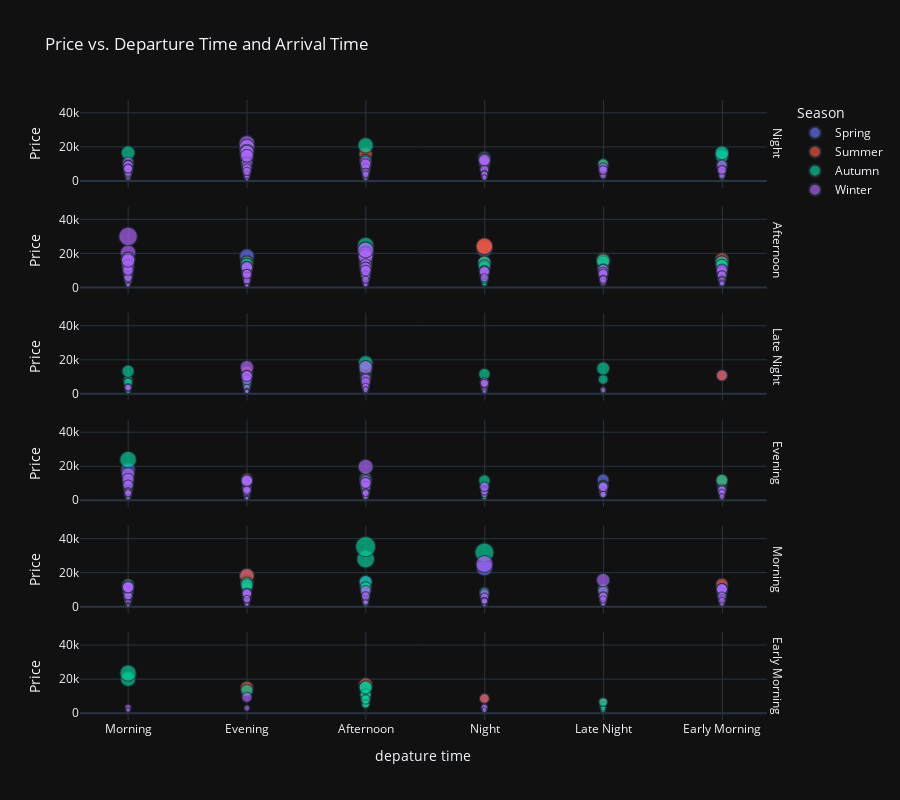

The notebook cell saved with this chart:
### Code cell
fig = px.scatter(data, 
                 x='depature time',  # Assuming there is a typo in your column name 'depature time'
                 y='Price', 
                 color='Season',
                 size='Price',
                 facet_row='arrival time',
                 title='Price vs. Departure Time and Arrival Time',
                 template='plotly_dark',
                 height=800)  # Increase the height of the plot

# Modify the facet row titles
for annotation in fig.layout.annotations:
    annotation.text = annotation.text.split('=')[-1].strip()

fig.show()

### Figure 1 — Plotly figure (JSON) as saved in the notebook; plotly's stock layout.template omitted (floating-point values rounded to 4 significant figures; data arrays with more than 128 entries replaced by an {"elided": "..."} marker saying what was removed)
{"data": [{"hovertemplate": "Season=Spring<br>arrival time=Night<br>depature time=%{x}<br>Price=%{marker.size}<extra></extra>", "legendgroup": "Spring", "marker": {"color": "#636efa", "size": {"elided": "268 float values"}, "sizemode": "area", "sizeref": 89.27, "symbol": "circle"}, "mode": "markers", "name": "Spring", "showlegend": true, "type": "scattergl", "x": {"elided": "268 str values"}, "xaxis": "x6", "y": {"elided": "268 float values"}, "yaxis": "y6"}, {"hovertemplate": "Season=Spring<br>arrival time=Afternoon<br>depature time=%{x}<br>Price=%{marker.size}<extra></extra>", "legendgroup": "Spring", "marker": {"color": "#636efa", "size": {"elided": "336 float values"}, "sizemode": "area", "sizeref": 89.27, "symbol": "circle"}, "mode": "markers", "name": "Spring", "showlegend": false, "type": "scattergl", "x": {"elided": "336 str values"}, "xaxis": "x5", "y": {"elided": "336 float values"}, "yaxis": "y5"}, {"hovertemplate": "Season=Spring<br>arrival time=Late Night<br>depature time=%{x}<br>Price=%{marker.size}<extra></extra>", "legendgroup": "Spring", "marker": {"color": "#636efa", "size": [2727.0, 8291.0, 1267.0, 8507.0, 6770.0, 1431.0, 2028.0, 6134.0, 5269.0, 2353.0, 3658.0, 6770.0, 2752.0, 1562.0, 6385.0, 6115.0, 5624.0, 1581.0, 6115.0, 1878.0, 2725.0, 5624.0, 8288.0, 1698.0, 1572.0, 3066.0, 3877.0, 2866.0, 4778.0, 1005.0, 2157.0, 3494.0, 2364.0, 4570.0, 7125.0, 8507.0, 6880.0, 1829.0, 4152.0, 2695.0, 2730, 4060.0, 10670.0, 6115.0, 5722.0, 6424.0, 6115.0, 5722.0, 5187, 2812.0, 1504.0, 11050.0, 1777.0, 1013.0, 6279, 3511.0, 2520.0, 5460, 6880.0, 6391.0, 3522.0, 3331.0, 8616.0, 6115.0, 5050.0, 4180.0, 4696.0, 4169.0, 3388.0, 6224.0, 4177.0, 2110.0, 7305.0, 3781.0, 3200.0, 1267.0, 1562.0, 8264.0, 2359.0, 9995.0, 5212.0, 3404.0, 5736.0, 6486.0, 2946.0, 4311.0, 1133.0, 3781.0, 5212.0], "sizemode": "area", "sizeref": 89.27, "symbol": "circle"}, "mode": "markers", "name": "Spring", "showlegend": false, "type": "scattergl", "x": ["Afternoon", "Afternoon", "Night", "Evening", "Afternoon", "Evening", "Evening", "Afternoon", "Afternoon", "Evening", "Afternoon", "Morning", "Afternoon", "Evening", "Afternoon", "Evening", "Afternoon", "Evening", "Evening", "Late Night", "Late Night", "Afternoon", "Afternoon", "Evening", "Evening", "Evening", "Night", "Evening", "Evening", "Evening", "Afternoon", "Evening", "Afternoon", "Evening", "Afternoon", "Evening", "Afternoon", "Afternoon", "Evening", "Evening", "Morning", "Afternoon", "Evening", "Afternoon", "Afternoon", "Evening", "Evening", "Evening", "Afternoon", "Evening", "Late Night", "Early Morning", "Evening", "Night", "Afternoon", "Evening", "Night", "Afternoon", "Afternoon", "Evening", "Night", "Evening", "Evening", "Afternoon", "Afternoon", "Afternoon", "Afternoon", "Afternoon", "Night", "Evening", "Afternoon", "Afternoon", "Afternoon", "Afternoon", "Afternoon", "Night", "Morning", "Afternoon", "Evening", "Afternoon", "Afternoon", "Afternoon", "Afternoon", "Afternoon", "Afternoon", "Afternoon", "Evening", "Afternoon", "Afternoon"], "xaxis": "x4", "y": [2727.0, 8291.0, 1267.0, 8507.0, 6770.0, 1431.0, 2028.0, 6134.0, 5269.0, 2353.0, 3658.0, 6770.0, 2752.0, 1562.0, 6385.0, 6115.0, 5624.0, 1581.0, 6115.0, 1878.0, 2725.0, 5624.0, 8288.0, 1698.0, 1572.0, 3066.0, 3877.0, 2866.0, 4778.0, 1005.0, 2157.0, 3494.0, 2364.0, 4570.0, 7125.0, 8507.0, 6880.0, 1829.0, 4152.0, 2695.0, 2730, 4060.0, 10670.0, 6115.0, 5722.0, 6424.0, 6115.0, 5722.0, 5187, 2812.0, 1504.0, 11050.0, 1777.0, 1013.0, 6279, 3511.0, 2520.0, 5460, 6880.0, 6391.0, 3522.0, 3331.0, 8616.0, 6115.0, 5050.0, 4180.0, 4696.0, 4169.0, 3388.0, 6224.0, 4177.0, 2110.0, 7305.0, 3781.0, 3200.0, 1267.0, 1562.0, 8264.0, 2359.0, 9995.0, 5212.0, 3404.0, 5736.0, 6486.0, 2946.0, 4311.0, 1133.0, 3781.0, 5212.0], "yaxis": "y4"}, {"hovertemplate": "Season=Spring<br>arrival time=Evening<br>depature time=%{x}<br>Price=%{marker.size}<extra></extra>", "legendgroup": "Spring", "marker": {"color": "#636efa", "size": {"elided": "235 float values"}, "sizemode": "area", "sizeref": 89.27, "symbol": "circle"}, "mode": "markers", "name": "Spring", "showlegend": false, "type": "scattergl", "x": {"elided": "235 str values"}, "xaxis": "x3", "y": {"elided": "235 float values"}, "yaxis": "y3"}, {"hovertemplate": "Season=Spring<br>arrival time=Morning<br>depature time=%{x}<br>Price=%{marker.size}<extra></extra>", "legendgroup": "Spring", "marker": {"color": "#636efa", "size": {"elided": "160 float values"}, "sizemode": "area", "sizeref": 89.27, "symbol": "circle"}, "mode": "markers", "name": "Spring", "showlegend": false, "type": "scattergl", "x": {"elided": "160 str values"}, "xaxis": "x2", "y": {"elided": "160 float values"}, "yaxis": "y2"}, {"hovertemplate": "Season=Spring<br>arrival time=Early Morning<br>depature time=%{x}<br>Price=%{marker.size}<extra></extra>", "legendgroup": "Spring", "marker": {"color": "#636efa", "size": [8520.0, 9700.0, 3396.0, 3524.0, 1660.0, 1269.0, 1622.0, 9675.0], "sizemode": "area", "sizeref": 89.27, "symbol": "circle"}, "mode": "markers", "name": "Spring", "showlegend": false, "type": "scattergl", "x": ["Night", "Afternoon", "Night", "Night", "Night", "Night", "Late Night", "Afternoon"], "xaxis": "x", "y": [8520.0, 9700.0, 3396.0, 3524.0, 1660.0, 1269.0, 1622.0, 9675.0], "yaxis": "y"}, {"hovertemplate": "Season=Summer<br>arrival time=Night<br>depature time=%{x}<br>Price=%{marker.size}<extra></extra>", "legendgroup": "Summer", "marker": {"color": "#EF553B", "size": {"elided": "252 float values"}, "sizemode": "area", "sizeref": 89.27, "symbol": "circle"}, "mode": "markers", "name": "Summer", "showlegend": true, "type": "scattergl", "x": {"elided": "252 str values"}, "xaxis": "x6", "y": {"elided": "252 float values"}, "yaxis": "y6"}, {"hovertemplate": "Season=Summer<br>arrival time=Afternoon<br>depature time=%{x}<br>Price=%{marker.size}<extra></extra>", "legendgroup": "Summer", "marker": {"color": "#EF553B", "size": {"elided": "341 float values"}, "sizemode": "area", "sizeref": 89.27, "symbol": "circle"}, "mode": "markers", "name": "Summer", "showlegend": false, "type": "scattergl", "x": {"elided": "341 str values"}, "xaxis": "x5", "y": {"elided": "341 float values"}, "yaxis": "y5"}, {"hovertemplate": "Season=Summer<br>arrival time=Late Night<br>depature time=%{x}<br>Price=%{marker.size}<extra></extra>", "legendgroup": "Summer", "marker": {"color": "#EF553B", "size": [3194.0, 5733, 7862.0, 1774.0, 2594.0, 3658.0, 3658.0, 8294.0, 999.2, 2129.0, 10020.0, 6779.0, 4685.0, 8507.0, 2569.0, 4641, 4728.0, 10570.0, 6170.0, 6170.0, 3085.0, 2866.0, 6497.0, 7316.0, 7780.0, 3620.0, 1283.0, 3931.0, 7054.0, 10570.0, 3265.0, 7423.0, 7759.0, 3658.0, 6907.0, 5378.0, 3194.0, 8695.0, 2785.0, 7082.0, 7082.0, 7780.0, 4313.0, 2157.0, 7472.0, 10020.0, 7082.0, 11050.0, 2708.0, 2512.0, 1870.0, 9664.0, 3781.0, 7082.0, 2457, 3265.0, 7412.0, 3527.0, 7456.0, 4286.0, 3385.0, 3612.0, 15040.0, 1870.0, 4040.0, 6279, 5487.0, 7054.0, 5214.0, 4641, 1332.0, 4313.0, 2129.0, 4079.0, 3112.0, 7456.0, 6162.0, 2735.0, 3931.0, 2075.0, 1906.0, 3415.0, 6962.0, 8695.0, 4182.0, 6115.0, 7469.0, 7082.0, 4147.0, 6907.0, 5733, 2695.0, 7780.0, 10510.0, 4641, 2048.0, 6279, 4384.0, 6137.0, 2866.0, 12950.0, 1228.0, 3265.0, 3246.0, 4586.0, 3931.0, 6140.0, 7054.0, 7295.0, 2787.0, 11050.0], "sizemode": "area", "sizeref": 89.27, "symbol": "circle"}, "mode": "markers", "name": "Summer", "showlegend": false, "type": "scattergl", "x": ["Evening", "Evening", "Afternoon", "Evening", "Afternoon", "Night", "Night", "Afternoon", "Evening", "Afternoon", "Evening", "Afternoon", "Afternoon", "Evening", "Afternoon", "Evening", "Evening", "Afternoon", "Evening", "Evening", "Evening", "Evening", "Afternoon", "Afternoon", "Afternoon", "Evening", "Evening", "Evening", "Afternoon", "Evening", "Afternoon", "Afternoon", "Afternoon", "Afternoon", "Afternoon", "Afternoon", "Afternoon", "Afternoon", "Morning", "Afternoon", "Evening", "Afternoon", "Afternoon", "Afternoon", "Afternoon", "Afternoon", "Afternoon", "Early Morning", "Evening", "Afternoon", "Night", "Evening", "Afternoon", "Afternoon", "Evening", "Afternoon", "Afternoon", "Night", "Evening", "Afternoon", "Afternoon", "Evening", "Afternoon", "Night", "Evening", "Afternoon", "Afternoon", "Afternoon", "Evening", "Evening", "Morning", "Evening", "Evening", "Afternoon", "Afternoon", "Afternoon", "Afternoon", "Morning", "Evening", "Evening", "Evening", "Morning", "Afternoon", "Afternoon", "Afternoon", "Evening", "Afternoon", "Afternoon", "Afternoon", "Afternoon", "Afternoon", "Late Night", "Afternoon", "Evening", "Afternoon", "Evening", "Night", "Afternoon", "Afternoon", "Afternoon", "Evening", "Night", "Afternoon", "Evening", "Evening", "Morning", "Afternoon", "Afternoon", "Evening", "Evening", "Evening"], "xaxis": "x4", "y": [3194.0, 5733, 7862.0, 1774.0, 2594.0, 3658.0, 3658.0, 8294.0, 999.2, 2129.0, 10020.0, 6779.0, 4685.0, 8507.0, 2569.0, 4641, 4728.0, 10570.0, 6170.0, 6170.0, 3085.0, 2866.0, 6497.0, 7316.0, 7780.0, 3620.0, 1283.0, 3931.0, 7054.0, 10570.0, 3265.0, 7423.0, 7759.0, 3658.0, 6907.0, 5378.0, 3194.0, 8695.0, 2785.0, 7082.0, 7082.0, 7780.0, 4313.0, 2157.0, 7472.0, 10020.0, 7082.0, 11050.0, 2708.0, 2512.0, 1870.0, 9664.0, 3781.0, 7082.0, 2457, 3265.0, 7412.0, 3527.0, 7456.0, 4286.0, 3385.0, 3612.0, 15040.0, 1870.0, 4040.0, 6279, 5487.0, 7054.0, 5214.0, 4641, 1332.0, 4313.0, 2129.0, 4079.0, 3112.0, 7456.0, 6162.0, 2735.0, 3931.0, 2075.0, 1906.0, 3415.0, 6962.0, 8695.0, 4182.0, 6115.0, 7469.0, 7082.0, 4147.0, 6907.0, 5733, 2695.0, 7780.0, 10510.0, 4641, 2048.0, 6279, 4384.0, 6137.0, 2866.0, 12950.0, 1228.0, 3265.0, 3246.0, 4586.0, 3931.0, 6140.0, 7054.0, 7295.0, 2787.0, 11050.0], "yaxis": "y4"}, {"hovertemplate": "Season=Summer<br>arrival time=Evening<br>depature time=%{x}<br>Price=%{marker.size}<extra></extra>", "legendgroup": "Summer", "marker": {"color": "#EF553B", "size": {"elided": "208 float values"}, "sizemode": "area", "sizeref": 89.27, "symbol": "circle"}, "mode": "markers", "name": "Summer", "showlegend": false, "type": "scattergl", "x": {"elided": "208 str values"}, "xaxis": "x3", "y": {"elided": "208 float values"}, "yaxis": "y3"}, {"hovertemplate": "Season=Summer<br>arrival time=Morning<br>depature time=%{x}<br>Price=%{marker.size}<extra></extra>", "legendgroup": "Summer", "marker": {"color": "#EF553B", "size": {"elided": "163 float values"}, "sizemode": "area", "sizeref": 89.27, "symbol": "circle"}, "mode": "markers", "name": "Summer", "showlegend": false, "type": "scattergl", "x": {"elided": "163 str values"}, "xaxis": "x2", "y": {"elided": "163 float values"}, "yaxis": "y2"}, {"hovertemplate": "Season=Summer<br>arrival time=Early Morning<br>depature time=%{x}<br>Price=%{marker.size}<extra></extra>", "legendgroup": "Summer", "marker": {"color": "#EF553B", "size": [6795.0, 6530.0, 8681.0, 2563.0, 16860.0, 9705.0, 15040.0, 2869.0, 3494.0, 8081.0, 4922.0, 1613.0, 6547.0, 3030.0, 1398.0, 1518.0], "sizemode": "area", "sizeref": 89.27, "symbol": "circle"}, "mode": "markers", "name": "Summer", "showlegend": false, "type": "scattergl", "x": ["Afternoon", "Late Night", "Night", "Late Night", "Afternoon", "Afternoon", "Evening", "Late Night", "Late Night", "Afternoon", "Afternoon", "Late Night", "Late Night", "Night", "Late Night", "Late Night"], "xaxis": "x", "y": [6795.0, 6530.0, 8681.0, 2563.0, 16860.0, 9705.0, 15040.0, 2869.0, 3494.0, 8081.0, 4922.0, 1613.0, 6547.0, 3030.0, 1398.0, 1518.0], "yaxis": "y"}, {"hovertemplate": "Season=Autumn<br>arrival time=Night<br>depature time=%{x}<br>Price=%{marker.size}<extra></extra>", "legendgroup": "Autumn", "marker": {"color": "#00cc96", "size": {"elided": "237 float values"}, "sizemode": "area", "sizeref": 89.27, "symbol": "circle"}, "mode": "markers", "name": "Autumn", "showlegend": true, "type": "scattergl", "x": {"elided": "237 str values"}, "xaxis": "x6", "y": {"elided": "237 float values"}, "yaxis": "y6"}, {"hovertemplate": "Season=Autumn<br>arrival time=Afternoon<br>depature time=%{x}<br>Price=%{marker.size}<extra></extra>", "legendgroup": "Autumn", "marker": {"color": "#00cc96", "size": {"elided": "339 float values"}, "sizemode": "area", "sizeref": 89.27, "symbol": "circle"}, "mode": "markers", "name": "Autumn", "showlegend": false, "type": "scattergl", "x": {"elided": "339 str values"}, "xaxis": "x5", "y": {"elided": "339 float values"}, "yaxis": "y5"}, {"hovertemplate": "Season=Autumn<br>arrival time=Late Night<br>depature time=%{x}<br>Price=%{marker.size}<extra></extra>", "legendgroup": "Autumn", "marker": {"color": "#00cc96", "size": [2157.0, 7054.0, 8681.0, 3156.0, 3931.0, 10140.0, 10020.0, 7780.0, 3844.0, 4313.0, 8026.0, 11150.0, 5460, 7262.0, 8709.0, 10140.0, 7082.0, 1447.0, 2211.0, 8081.0, 3912.0, 3557.0, 3817.0, 10730.0, 11850.0, 5378.0, 15200.0, 3522.0, 1515.0, 5187, 5378.0, 1635.0, 5878.0, 7054.0, 5460, 1611.0, 3879.0, 8081.0, 13850.0, 1753.0, 8081.0, 4559.0, 7780.0, 5460, 5460, 7082.0, 4559.0, 6314.0, 6907.0, 2875.0, 8081.0, 5495.0, 6061.0, 6314.0, 4341.0, 1884.0, 4723.0, 7082.0, 4641, 8709.0, 8681.0, 1829.0, 3827.0, 3658.0, 7054.0, 10220.0, 7780.0, 2277.0, 7780.0, 7262.0, 8569.0, 5214.0, 8081.0, 2157.0, 1622.0, 2239.0, 7054.0, 6314.0, 1802.0, 2866.0, 6907.0, 1209.0, 4586.0, 8559.0, 1829.0, 8119.0, 7054.0, 1611.0, 4191.0, 7082.0, 10020.0, 4395.0, 7180.0, 10460.0, 4586.0, 4079.0, 4723.0, 5460, 3522.0, 18420.0, 3931.0, 5460, 7082.0, 13570.0, 5269.0, 7082.0, 7082.0, 6907.0, 5378.0, 2009.0, 1938.0, 5242.0, 10870.0, 6907.0, 6061.0, 2274.0], "sizemode": "area", "sizeref": 89.27, "symbol": "circle"}, "mode": "markers", "name": "Autumn", "showlegend": false, "type": "scattergl", "x": ["Afternoon", "Afternoon", "Evening", "Morning", "Morning", "Afternoon", "Evening", "Afternoon", "Afternoon", "Afternoon", "Afternoon", "Evening", "Afternoon", "Evening", "Late Night", "Evening", "Afternoon", "Evening", "Afternoon", "Morning", "Afternoon", "Afternoon", "Afternoon", "Evening", "Night", "Afternoon", "Late Night", "Morning", "Evening", "Afternoon", "Afternoon", "Evening", "Evening", "Afternoon", "Morning", "Morning", "Afternoon", "Afternoon", "Afternoon", "Afternoon", "Morning", "Morning", "Afternoon", "Afternoon", "Afternoon", "Afternoon", "Morning", "Afternoon", "Morning", "Afternoon", "Afternoon", "Evening", "Evening", "Afternoon", "Afternoon", "Morning", "Evening", "Afternoon", "Afternoon", "Afternoon", "Evening", "Evening", "Afternoon", "Evening", "Afternoon", "Afternoon", "Afternoon", "Evening", "Afternoon", "Afternoon", "Afternoon", "Afternoon", "Afternoon", "Afternoon", "Evening", "Morning", "Afternoon", "Afternoon", "Evening", "Evening", "Morning", "Afternoon", "Afternoon", "Afternoon", "Afternoon", "Afternoon", "Afternoon", "Morning", "Afternoon", "Afternoon", "Afternoon", "Afternoon", "Afternoon", "Evening", "Morning", "Afternoon", "Evening", "Afternoon", "Morning", "Afternoon", "Evening", "Morning", "Afternoon", "Morning", "Afternoon", "Evening", "Evening", "Morning", "Morning", "Late Night", "Afternoon", "Morning", "Evening", "Morning", "Evening", "Afternoon"], "xaxis": "x4", "y": [2157.0, 7054.0, 8681.0, 3156.0, 3931.0, 10140.0, 10020.0, 7780.0, 3844.0, 4313.0, 8026.0, 11150.0, 5460, 7262.0, 8709.0, 10140.0, 7082.0, 1447.0, 2211.0, 8081.0, 3912.0, 3557.0, 3817.0, 10730.0, 11850.0, 5378.0, 15200.0, 3522.0, 1515.0, 5187, 5378.0, 1635.0, 5878.0, 7054.0, 5460, 1611.0, 3879.0, 8081.0, 13850.0, 1753.0, 8081.0, 4559.0, 7780.0, 5460, 5460, 7082.0, 4559.0, 6314.0, 6907.0, 2875.0, 8081.0, 5495.0, 6061.0, 6314.0, 4341.0, 1884.0, 4723.0, 7082.0, 4641, 8709.0, 8681.0, 1829.0, 3827.0, 3658.0, 7054.0, 10220.0, 7780.0, 2277.0, 7780.0, 7262.0, 8569.0, 5214.0, 8081.0, 2157.0, 1622.0, 2239.0, 7054.0, 6314.0, 1802.0, 2866.0, 6907.0, 1209.0, 4586.0, 8559.0, 1829.0, 8119.0, 7054.0, 1611.0, 4191.0, 7082.0, 10020.0, 4395.0, 7180.0, 10460.0, 4586.0, 4079.0, 4723.0, 5460, 3522.0, 18420.0, 3931.0, 5460, 7082.0, 13570.0, 5269.0, 7082.0, 7082.0, 6907.0, 5378.0, 2009.0, 1938.0, 5242.0, 10870.0, 6907.0, 6061.0, 2274.0], "yaxis": "y4"}, {"hovertemplate": "Season=Autumn<br>arrival time=Evening<br>depature time=%{x}<br>Price=%{marker.size}<extra></extra>", "legendgroup": "Autumn", "marker": {"color": "#00cc96", "size": {"elided": "222 float values"}, "sizemode": "area", "sizeref": 89.27, "symbol": "circle"}, "mode": "markers", "name": "Autumn", "showlegend": false, "type": "scattergl", "x": {"elided": "222 str values"}, "xaxis": "x3", "y": {"elided": "222 float values"}, "yaxis": "y3"}, {"hovertemplate": "Season=Autumn<br>arrival time=Morning<br>depature time=%{x}<br>Price=%{marker.size}<extra></extra>", "legendgroup": "Autumn", "marker": {"color": "#00cc96", "size": {"elided": "157 float values"}, "sizemode": "area", "sizeref": 89.27, "symbol": "circle"}, "mode": "markers", "name": "Autumn", "showlegend": false, "type": "scattergl", "x": {"elided": "157 str values"}, "xaxis": "x2", "y": {"elided": "157 float values"}, "yaxis": "y2"}, {"hovertemplate": "Season=Autumn<br>arrival time=Early Morning<br>depature time=%{x}<br>Price=%{marker.size}<extra></extra>", "legendgroup": "Autumn", "marker": {"color": "#00cc96", "size": [5378.0, 20190.0, 15200.0, 11080.0, 4652.0, 5542.0, 3030.0, 1521.0, 5362.0, 11030.0, 23640.0, 2869.0, 8081.0, 6541.0, 13310.0, 15200.0], "sizemode": "area", "sizeref": 89.27, "symbol": "circle"}, "mode": "markers", "name": "Autumn", "showlegend": false, "type": "scattergl", "x": ["Afternoon", "Morning", "Afternoon", "Afternoon", "Late Night", "Afternoon", "Night", "Late Night", "Afternoon", "Afternoon", "Morning", "Late Night", "Afternoon", "Late Night", "Evening", "Afternoon"], "xaxis": "x", "y": [5378.0, 20190.0, 15200.0, 11080.0, 4652.0, 5542.0, 3030.0, 1521.0, 5362.0, 11030.0, 23640.0, 2869.0, 8081.0, 6541.0, 13310.0, 15200.0], "yaxis": "y"}, {"hovertemplate": "Season=Winter<br>arrival time=Night<br>depature time=%{x}<br>Price=%{marker.size}<extra></extra>", "legendgroup": "Winter", "marker": {"color": "#ab63fa", "size": {"elided": "290 float values"}, "sizemode": "area", "sizeref": 89.27, "symbol": "circle"}, "mode": "markers", "name": "Winter", "showlegend": true, "type": "scattergl", "x": {"elided": "290 str values"}, "xaxis": "x6", "y": {"elided": "290 float values"}, "yaxis": "y6"}, {"hovertemplate": "Season=Winter<br>arrival time=Afternoon<br>depature time=%{x}<br>Price=%{marker.size}<extra></extra>", "legendgroup": "Winter", "marker": {"color": "#ab63fa", "size": {"elided": "331 float values"}, "sizemode": "area", "sizeref": 89.27, "symbol": "circle"}, "mode": "markers", "name": "Winter", "showlegend": false, "type": "scattergl", "x": {"elided": "331 str values"}, "xaxis": "x5", "y": {"elided": "331 float values"}, "yaxis": "y5"}, {"hovertemplate": "Season=Winter<br>arrival time=Late Night<br>depature time=%{x}<br>Price=%{marker.size}<extra></extra>", "legendgroup": "Winter", "marker": {"color": "#ab63fa", "size": [6224.0, 6306.0, 4161.0, 10670.0, 6525.0, 6279, 4199.0, 1723.0, 2700.0, 1016.0, 1829.0, 2020.0, 2159.0, 1540.0, 1512.0, 1507.0, 10540.0, 2697.0, 3789.0, 4341.0, 9511.0, 5687.0, 4341.0, 3915.0, 9558.0, 2320.0, 15920.0, 1013.0, 1313.0, 6031.0, 10670.0, 6486.0, 3797.0, 1720.0, 4242.0, 7016.0, 7469.0, 15890.0, 7868.0, 2394.0, 3410.0, 4196.0, 8924.0, 4199.0, 2056.0, 5474.0, 6279, 8507.0, 2501.0, 7090.0, 2320.0, 10670.0, 1919.0, 2419.0, 1400.0, 1540.0, 1805.0, 4341.0, 2703.0], "sizemode": "area", "sizeref": 89.27, "symbol": "circle"}, "mode": "markers", "name": "Winter", "showlegend": false, "type": "scattergl", "x": ["Afternoon", "Afternoon", "Evening", "Evening", "Afternoon", "Afternoon", "Afternoon", "Evening", "Afternoon", "Afternoon", "Evening", "Afternoon", "Night", "Evening", "Late Night", "Late Night", "Evening", "Afternoon", "Morning", "Morning", "Afternoon", "Afternoon", "Afternoon", "Afternoon", "Afternoon", "Afternoon", "Evening", "Afternoon", "Evening", "Afternoon", "Evening", "Afternoon", "Morning", "Evening", "Afternoon", "Night", "Afternoon", "Afternoon", "Afternoon", "Night", "Afternoon", "Afternoon", "Afternoon", "Afternoon", "Afternoon", "Afternoon", "Night", "Evening", "Late Night", "Afternoon", "Afternoon", "Evening", "Evening", "Afternoon", "Night", "Evening", "Afternoon", "Afternoon", "Afternoon"], "xaxis": "x4", "y": [6224.0, 6306.0, 4161.0, 10670.0, 6525.0, 6279, 4199.0, 1723.0, 2700.0, 1016.0, 1829.0, 2020.0, 2159.0, 1540.0, 1512.0, 1507.0, 10540.0, 2697.0, 3789.0, 4341.0, 9511.0, 5687.0, 4341.0, 3915.0, 9558.0, 2320.0, 15920.0, 1013.0, 1313.0, 6031.0, 10670.0, 6486.0, 3797.0, 1720.0, 4242.0, 7016.0, 7469.0, 15890.0, 7868.0, 2394.0, 3410.0, 4196.0, 8924.0, 4199.0, 2056.0, 5474.0, 6279, 8507.0, 2501.0, 7090.0, 2320.0, 10670.0, 1919.0, 2419.0, 1400.0, 1540.0, 1805.0, 4341.0, 2703.0], "yaxis": "y4"}, {"hovertemplate": "Season=Winter<br>arrival time=Evening<br>depature time=%{x}<br>Price=%{marker.size}<extra></extra>", "legendgroup": "Winter", "marker": {"color": "#ab63fa", "size": {"elided": "247 float values"}, "sizemode": "area", "sizeref": 89.27, "symbol": "circle"}, "mode": "markers", "name": "Winter", "showlegend": false, "type": "scattergl", "x": {"elided": "247 str values"}, "xaxis": "x3", "y": {"elided": "247 float values"}, "yaxis": "y3"}, {"hovertemplate": "Season=Winter<br>arrival time=Morning<br>depature time=%{x}<br>Price=%{marker.size}<extra></extra>", "legendgroup": "Winter", "marker": {"color": "#ab63fa", "size": {"elided": "156 float values"}, "sizemode": "area", "sizeref": 89.27, "symbol": "circle"}, "mode": "markers", "name": "Winter", "showlegend": false, "type": "scattergl", "x": {"elided": "156 str values"}, "xaxis": "x2", "y": {"elided": "156 float values"}, "yaxis": "y2"}, {"hovertemplate": "Season=Winter<br>arrival time=Early Morning<br>depature time=%{x}<br>Price=%{marker.size}<extra></extra>", "legendgroup": "Winter", "marker": {"color": "#ab63fa", "size": [3500.0, 3404.0, 1005.0, 2479.0, 2984.0, 909.1, 9386.0, 1840.0, 1163.0, 3382.0, 1848.0], "sizemode": "area", "sizeref": 89.27, "symbol": "circle"}, "mode": "markers", "name": "Winter", "showlegend": false, "type": "scattergl", "x": ["Night", "Morning", "Night", "Night", "Evening", "Night", "Evening", "Morning", "Night", "Night", "Night"], "xaxis": "x", "y": [3500.0, 3404.0, 1005.0, 2479.0, 2984.0, 909.1, 9386.0, 1840.0, 1163.0, 3382.0, 1848.0], "yaxis": "y"}], "layout": {"annotations": [{"font": {}, "showarrow": false, "text": "Early Morning", "textangle": 90, "x": 0.98, "xanchor": "left", "xref": "paper", "y": 0.07083, "yanchor": "middle", "yref": "paper"}, {"font": {}, "showarrow": false, "text": "Morning", "textangle": 90, "x": 0.98, "xanchor": "left", "xref": "paper", "y": 0.2425, "yanchor": "middle", "yref": "paper"}, {"font": {}, "showarrow": false, "text": "Evening", "textangle": 90, "x": 0.98, "xanchor": "left", "xref": "paper", "y": 0.4142, "yanchor": "middle", "yref": "paper"}, {"font": {}, "showarrow": false, "text": "Late Night", "textangle": 90, "x": 0.98, "xanchor": "left", "xref": "paper", "y": 0.5858, "yanchor": "middle", "yref": "paper"}, {"font": {}, "showarrow": false, "text": "Afternoon", "textangle": 90, "x": 0.98, "xanchor": "left", "xref": "paper", "y": 0.7575, "yanchor": "middle", "yref": "paper"}, {"font": {}, "showarrow": false, "text": "Night", "textangle": 90, "x": 0.98, "xanchor": "left", "xref": "paper", "y": 0.9292, "yanchor": "middle", "yref": "paper"}], "height": 800, "legend": {"itemsizing": "constant", "title": {"text": "Season"}, "tracegroupgap": 0}, "title": {"text": "Price vs. Departure Time and Arrival Time"}, "xaxis": {"anchor": "y", "domain": [0, 0.98], "title": {"text": "depature time"}}, "xaxis2": {"anchor": "y2", "domain": [0, 0.98], "matches": "x", "showticklabels": false}, "xaxis3": {"anchor": "y3", "domain": [0, 0.98], "matches": "x", "showticklabels": false}, "xaxis4": {"anchor": "y4", "domain": [0, 0.98], "matches": "x", "showticklabels": false}, "xaxis5": {"anchor": "y5", "domain": [0, 0.98], "matches": "x", "showticklabels": false}, "xaxis6": {"anchor": "y6", "domain": [0, 0.98], "matches": "x", "showticklabels": false}, "yaxis": {"anchor": "x", "domain": [0, 0.1417], "title": {"text": "Price"}}, "yaxis2": {"anchor": "x2", "domain": [0.1717, 0.3133], "matches": "y", "title": {"text": "Price"}}, "yaxis3": {"anchor": "x3", "domain": [0.3433, 0.485], "matches": "y", "title": {"text": "Price"}}, "yaxis4": {"anchor": "x4", "domain": [0.515, 0.6567], "matches": "y", "title": {"text": "Price"}}, "yaxis5": {"anchor": "x5", "domain": [0.6867, 0.8283], "matches": "y", "title": {"text": "Price"}}, "yaxis6": {"anchor": "x6", "domain": [0.8583, 1], "matches": "y", "title": {"text": "Price"}}}}
